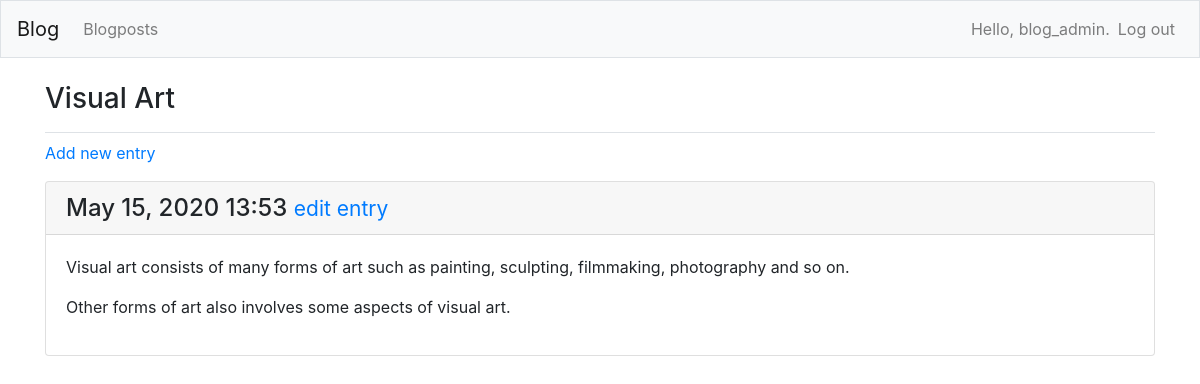
The page /blogposts/3/ (signed in) on the database its author committed.
### blogs/models.py (models this page shows, shortened)
class BlogPost(models.Model):
    title = models.CharField(max_length=200)
    date_added = models.DateTimeField(auto_now_add=True)
    owner = models.ForeignKey(User, on_delete=models.CASCADE)
    def __str__(self):
        return self.title

class Entry(models.Model):
    blogpost = models.ForeignKey(BlogPost, on_delete=models.Model)
    text = models.TextField()
    date_added = models.DateTimeField(auto_now_add=True)
    class Meta:
        verbose_name_plural = 'entries'

### blogs/views.py (the view)
# urls.py: url(r'^blogposts/(?P<blogpost_id>\d+)/$', views.blogpost, name='blogpost'),
@login_required
def blogpost(request, blogpost_id):
    blogpost = BlogPost.objects.get(id=blogpost_id)
    if blogpost.owner != request.user:
        raise Http404
    entries = blogpost.entry_set.order_by('-date_added')
    context = {'blogpost': blogpost, 'entries': entries}
    return render(request, 'blogs/blogpost.html', context)

### blogs/templates/blogs/blogpost.html
{% extends "blogs/base.html" %}
{% block page_header %}
  <h3>{{ blogpost }}</h3>
{% endblock page_header %}
{% block content %}
  <p>
    <a href="{% url 'blogs:new_entry' blogpost.id %}">Add new entry</a>
  </p>
  {% for entry in entries %}
    <div class="card mb-3">
      <h4 class="card-header">
        {{ entry.date_added|date:'M d, Y H:i' }}
        <small><a href="{% url 'blogs:edit_entry' entry.id %}">
            edit entry</a></small>
      </h4>
      <div class="card-body">
        {{ entry.text|linebreaks }}
      </div>
    </div>
  {% empty %}
    <p>There are no entries for this blogpost yet.</p>
  {% endfor %}
{% endblock content %}

### blogs/templates/blogs/base.html (shortened to what this page needs)
{% load bootstrap4 %}
<!doctype html>
<html lang="en">
  <head>
    {% bootstrap_css %}
  </head>
  <body>
    <nav class="navbar navbar-expand-md navbar-light bg-light mb-4 border">
      <a class="navbar-brand" href="{% url 'blogs:index' %}">Blog</a>
      <div class="collapse navbar-collapse" id="navbarCollapse">
        <ul class="navbar-nav mr-auto">
          <li class="nav-item">
            <a class="nav-link" href="{% url 'blogs:blogposts' %}">
              Blogposts</a>
          </li>
        </ul>
        <ul class="navbar-nav ml-auto">
          {% if user.is_authenticated %}
            <li class="nav-item">
              <span class="navbar-text"}>Hello, {{ user.username }}.</span>
            </li>
            <li class="nav-item">
              <a class="nav-link" href="{% url 'users:logout' %}">Log out</a>
            </li>
          {% endif %}
        </ul>
      </div>
    </nav>
    <main role="main" class="container">
      <div class="pb-2 mb-2 border-bottom">
        {% block page_header %}{% endblock page_header %}
      </div>
      <div>
        {% block content %}{% endblock content %}
      </div>
    </main>
  </body>
</html>

### rows shown on the page
BlogPost: title "Visual Art"
Entry: date_added "May 15, 2020 13:53", text "Visual art consists of many forms of art such as painting, sculpting, filmmaking, photography and so on. Other forms of art also involves some aspects of visual art."

### other values the page prints
{{ user.username }} "blog_admin"
